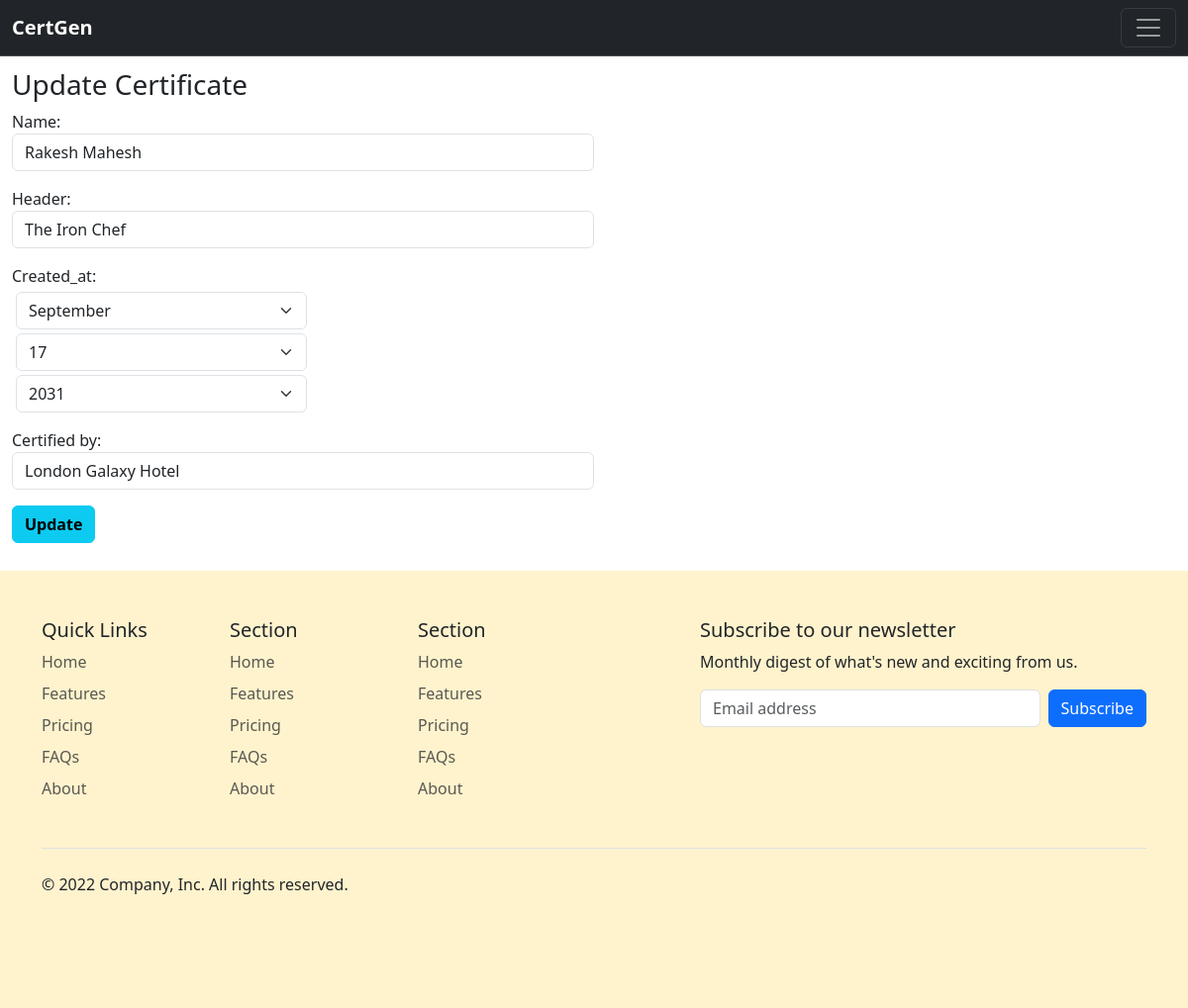
/update_certificate/6/ (signed in), run on the app's committed database.
### core/models.py (models this page shows, shortened)
class Certificate(models.Model):
    user = models.ForeignKey(User, on_delete=models.CASCADE, null=True)
    name = models.CharField(max_length=15, null=True, blank=False, verbose_name='Name')
    issued_at = models.DateField(null=True,blank=True, verbose_name="created_at",editable=True)
    created_at = models.DateTimeField(null=True,auto_now_add=True)
    updated_at = models.DateField(null=True,auto_now=True)
    content = models.TextField(null=True,blank=True,max_length=450)
    certificate_no = models.CharField(default=get_uuid_only_int_7digits(), null=True, max_length=7, editable=False)
    header = models.CharField(max_length=20, null=True, blank=True)
    certified_by = models.CharField(max_length=20, null=True, blank=True)

### core/views.py (the view)
# urls.py: path('update_certificate/<int:id>/', views.update_certificate, name="update_certificate"),
@login_required
def update_certificate(request, id):
    certificate = get_object_or_404(Certificate, id=id)
    initial = {
        'name': certificate.name,
        'certificate': certificate.header,
    }
    form = UpdateCertificateForm(request.POST or None, instance=certificate, initial=initial)
    if request.method == "POST":
        if form.is_valid():
            form.save()
            csrf_token = get_token(request)
            messages.success(request, {'Your Certificate is Updated.'})
            return redirect('home')
        else:
            messages.info(request, {'Something Wrong!'})
            return redirect('home')
    else:
        csrf_token = get_token(request)
        return render(request, 'update_certificate.html', {'form': form, 'csrf_token': csrf_token, 'initial': initial})

### core/forms.py
class UpdateCertificateForm(forms.ModelForm):
    class Meta:
        model = Certificate
        fields = ['name', 'header', 'issued_at', 'certified_by']
        widgets ={
                'header':forms.TextInput(attrs={'class':'form-control  w-50 ', 'placeholder':'Certificate Name or Exam Name. **Optional max word:15'}),
                'name':forms.TextInput(attrs={'class':'form-control  w-50 ', 'placeholder':'Put Your Name here.'}),
                'issued_at':SelectDateWidget(attrs={'class':' m-1 form-select form-control  w-25 '}),
                'certified_by':forms.TextInput(attrs={'class':'form-control  w-50 ', 'placeholder':'"Authority" , "Certifier", "Institute" etc. '}),
            }

### core/templates/update_certificate.html (shortened to what this page needs)
{% extends 'base.html' %}
{% block content %}
<div class="m-2 p-1">
    <h3>Update Certificate</h3>
    <div class="d-flex flex-row justify-content-center mb-3">
        <div class="flex-fill justify-content-center">
            <form action="" method="POST">
                {{ form.as_p }}
                <input class="btn btn-info fw-bold" type="submit" value="Update">
            </form>
        </div>
      </div>
</div>
{% endblock content %}

### data on the page
Certificate: name "Rakesh Mahesh", header "The Iron Chef", certified_by "London Galaxy Hotel"
